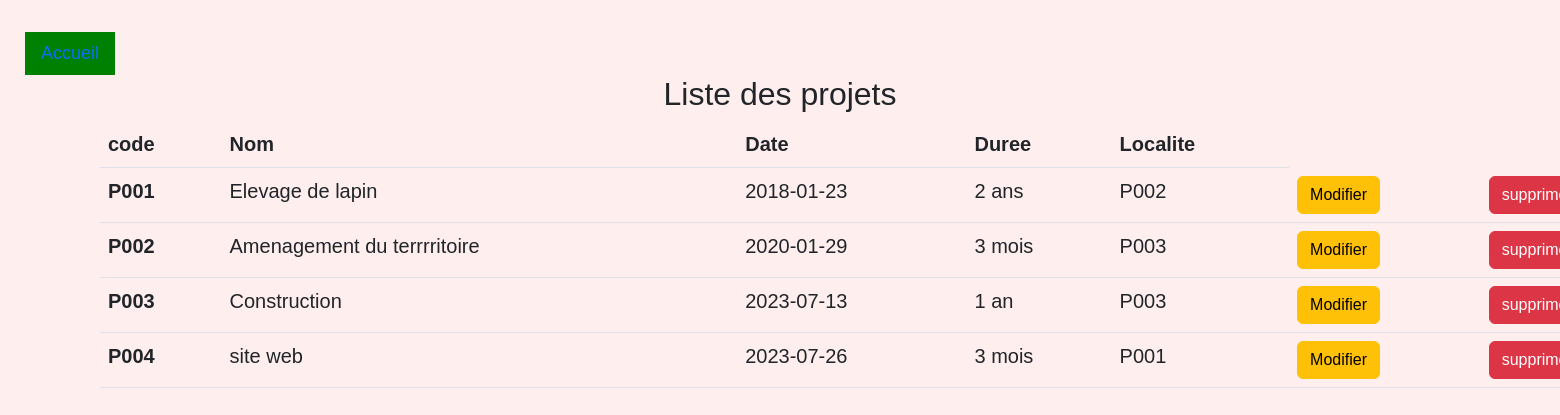
Page /views/liste.php on the committed database.
### tables this page shows
CREATE TABLE `projet` (
  `codeProjet` varchar(55) NOT NULL,
  `nomprojet` varchar(100) DEFAULT NULL,
  `dateLancement` date DEFAULT NULL,
  `duree` varchar(55) DEFAULT NULL,
  `codelocalite` varchar(50) DEFAULT NULL
);

### models/connexion.php (called while the page is built, shortened)
<?php
function dbConnect(){
    try{
        $db = new PDO('mysql:host=localhost;dbname=exam20;charset=utf8', 'seth', 'seth');
        return $db;
    }catch(Exception $e){
        die('Erreur : '.$e->getMessage());
    }
}
function listeProjet(){
    $db = dbConnect();
    $req = $db->prepare('SELECT * FROM projet');
    $req->execute();
    return $req;
}
?>

### controllers/liste.php (called while the page is built, shortened)
<?php
require_once('../models/connexion.php');
$listes = listeProjet();
?>

### views/liste.php (the view, shortened to what this page needs)
<?php
require '../controllers/liste.php';
?>
<!DOCTYPE html>
<html lang="en">
<head>
    <link href="../assets/css/bootstrap.min.css" rel="stylesheet" >
    <link rel="stylesheet" href="../assets/css/style.css">
</head>
<body>
<ul class="nav">
  <li class="nav-item" style="background-color:green; width:90px; margin-left:25px; font-size:18px">
    <a class="nav-link active" href="../index.php">Accueil</a>
  </li>
</ul>
           <h2>Liste des projets</h2>
           <table class="table" style="font-size:20px; width:200vh; margin-left:100px">
  <thead>
    <tr>
      <th scope="col">code</th>
      <th scope="col">Nom</th>
      <th scope="col">Date</th>
      <th scope="col">Duree</th>
      <th scope="col">Localite</th>
    </tr>
  </thead>
  <tbody>
  <?php foreach($listes as $liste): ?>
    <tr>
      <th scope="row"><?= $liste['codeProjet']?></th>
      <td><?= $liste['nomprojet']?></td>
      <td><?= $liste['dateLancement']?></td>
      <td><?= $liste['duree']?></td>
      <td><?= $liste['codelocalite']?></td>
      <td><a href="modifcomp.php?id=<?= $liste['codeProjet']?>"><button type="button" class="btn btn-warning">Modifier</button></a></td>
      <td><a href="../controllers/delete.php?id=<?= $liste['codeProjet']?>"><button type="button" class="btn btn-danger" onclick="return Confirmation();">supprimer</button></a></td>
    </tr>
    <?php endforeach; ?>
      </tbody>
</table>
</body>
</html>
</body>
</html>

### assets/css/style.css (style rules this page uses)
h2 { text-align:center; }
body { font-size: 12px; background-color: #FFEEEE; font-family: Arial; }

### rows in the picture
projet: codeProjet "P001", nomprojet "Elevage de lapin", dateLancement "2018-01-23", duree "2 ans", codelocalite "P002"
projet: codeProjet "P002", nomprojet "Amenagement du terrrritoire", dateLancement "2020-01-29", duree "3 mois", codelocalite "P003"
projet: codeProjet "P003", nomprojet "Construction", dateLancement "2023-07-13", duree "1 an", codelocalite "P003"
projet: codeProjet "P004", nomprojet "site web", dateLancement "2023-07-26", duree "3 mois", codelocalite "P001"
